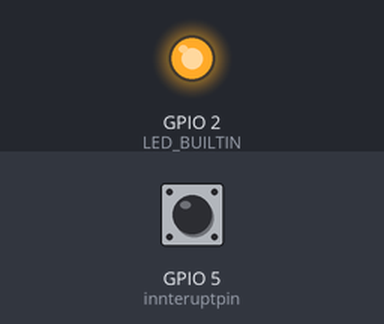
Bench run of a sketch on a simulated ESP8266 (NodeMCU). On the bench: output pins drawn as LEDs (lit = HIGH, except the on-board LED, lit = LOW). Inputs (shaded band) come from the test bench; at power-on: GPIO 5 (innteruptpin) HIGH. WiFi joins after 1.5 s; servers stay silent unless stated.

Above: at 0.01 s.
At 1.4 s:
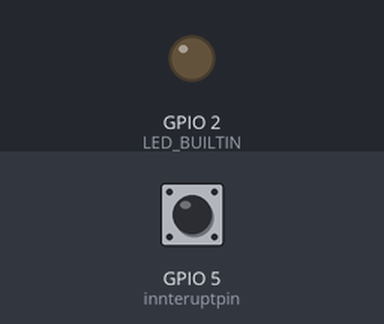
Timing chart, 0 to 2.9 s (numbered marks = the images above):
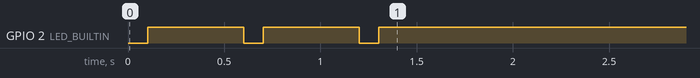

The sketch:

doorbell.ino
```cpp
// including libarys
#include <ESP8266WiFi.h>
#include <PubSubClient.h>

const byte innteruptpin = 5;
const unsigned  long const_int_debounceMS = 200;
unsigned long long_lastpress = 0;

//mqtt vars
const char* Topic = "doorbell/state";
IPAddress host(192, 168, 1, 11);
const int port = 1883;
const char* username = "doorbell";
const char* password = "";
const char* devid = ""; //This could just be a UUID, MAC Address or a name
const char* str_msg = "ON";

bool pressed = false;


WiFiClient wifiClient;


void callback(char* topic, byte* payload, unsigned int length) {
  // I am Button, i do not know about reciving messages
}

PubSubClient mqtt_client(host, port, callback, wifiClient);

extern void doorbell();

void setup() {
  pinMode(LED_BUILTIN, OUTPUT);

  // Connect to WiFi
  WiFi.begin("", "");

  while (WiFi.status() != WL_CONNECTED)
  {
    delay(100);
    digitalWrite(LED_BUILTIN, HIGH);
    delay(500);
    digitalWrite(LED_BUILTIN, LOW);
  }
  //Connect to MQTT Server
//  if (mqtt_client.connect(devid, username, password) == false) {
//    while (true) {
//      delay(1000);
//      digitalWrite(LED_BUILTIN, HIGH);
//      delay(500);
//      digitalWrite(LED_BUILTIN, LOW);
//    }
//  }

  // do some pin stuff
  digitalWrite(LED_BUILTIN, LOW);
  pinMode(innteruptpin, INPUT_PULLUP);

  attachInterrupt(digitalPinToInterrupt(innteruptpin), doorbell, FALLING);

  digitalWrite(LED_BUILTIN, HIGH);
  //  WiFi.forceSleepBegin();
}

void doorbell() {
  pressed = true;
}


void loop() {
  if(millis() == 0){
    long_lastpress = 0;
  }
  // put your main code here, to run repeatedly:
  if(pressed == true && (millis() - long_lastpress) > const_int_debounceMS){
    mqtt_client.connect(devid, username, password);
    mqtt_client.publish(Topic, str_msg, false);
    mqtt_client.disconnect();
    pressed = false;
    long_lastpress = millis();
  }
}
```
